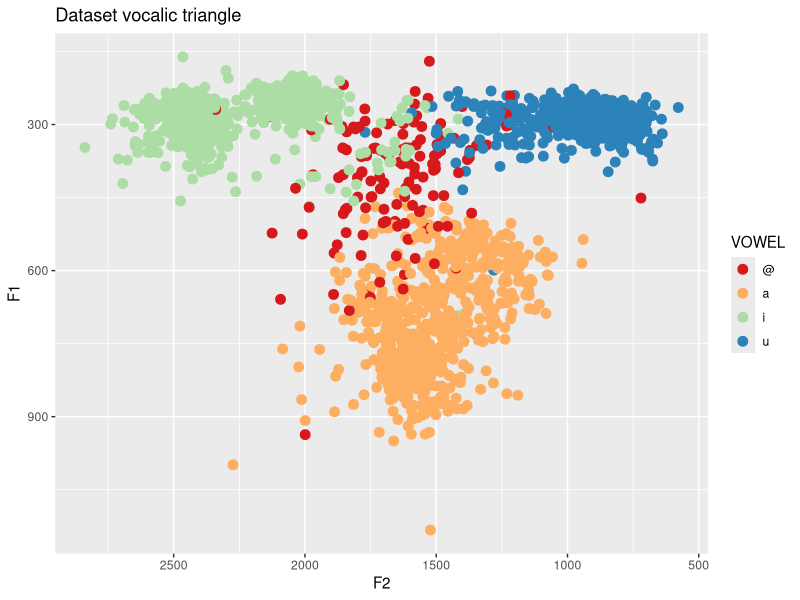
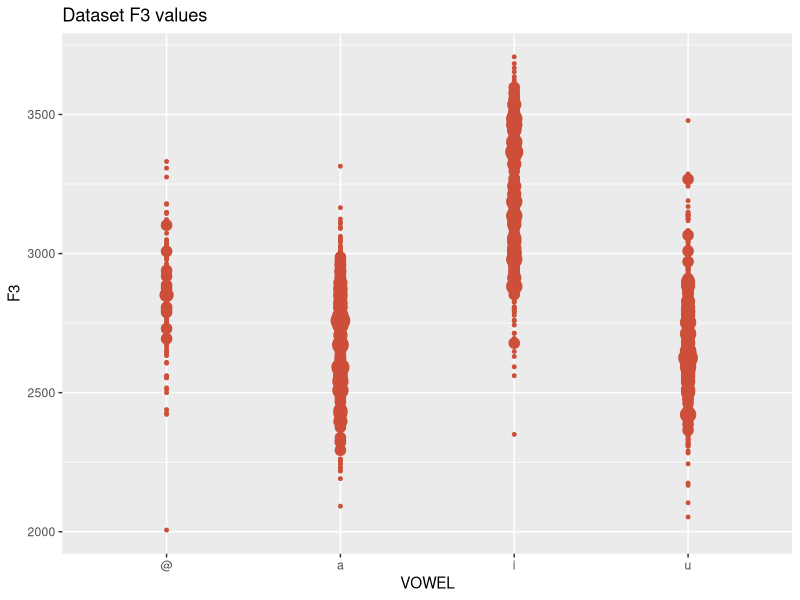
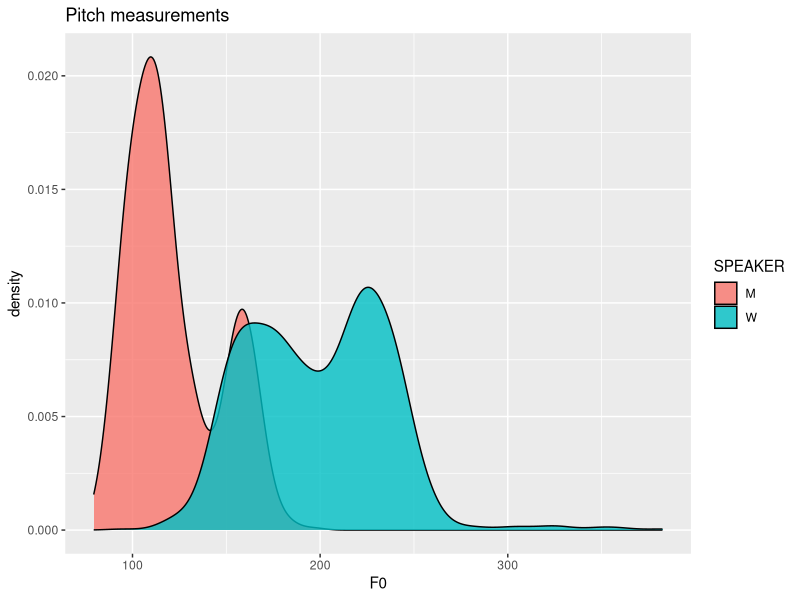
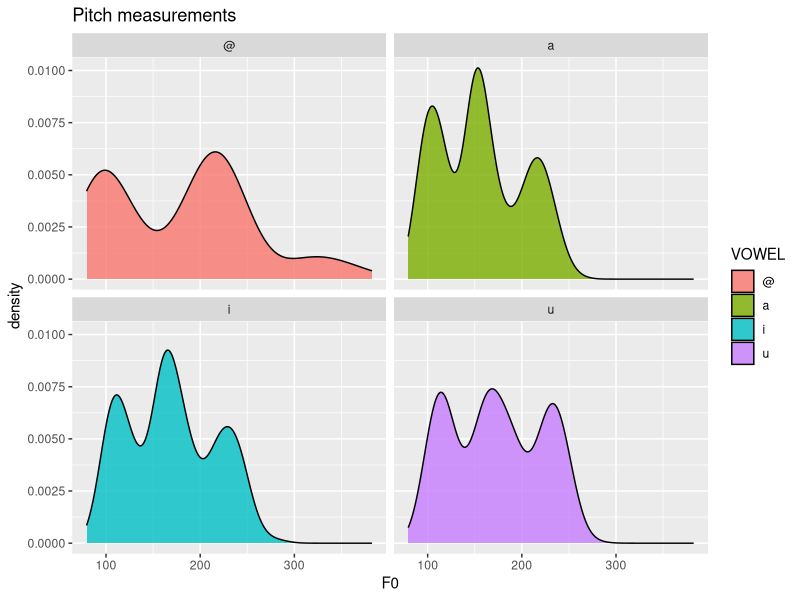
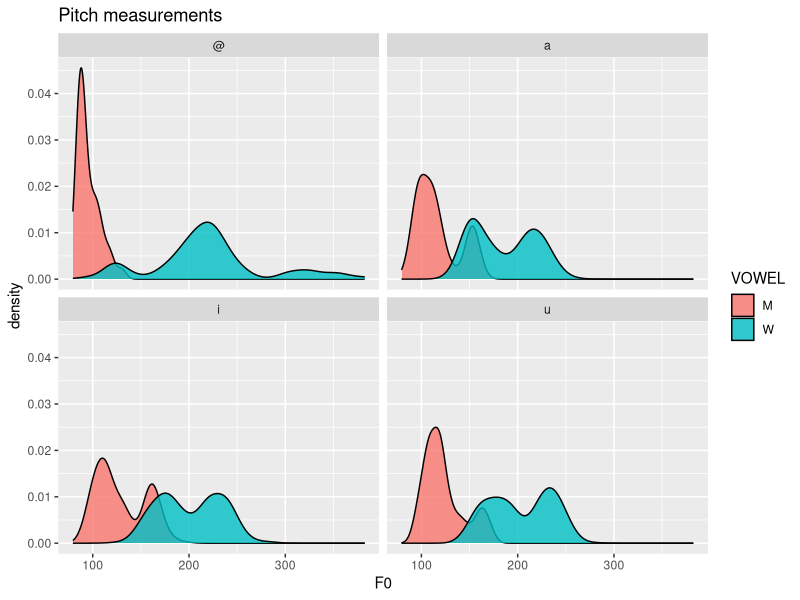
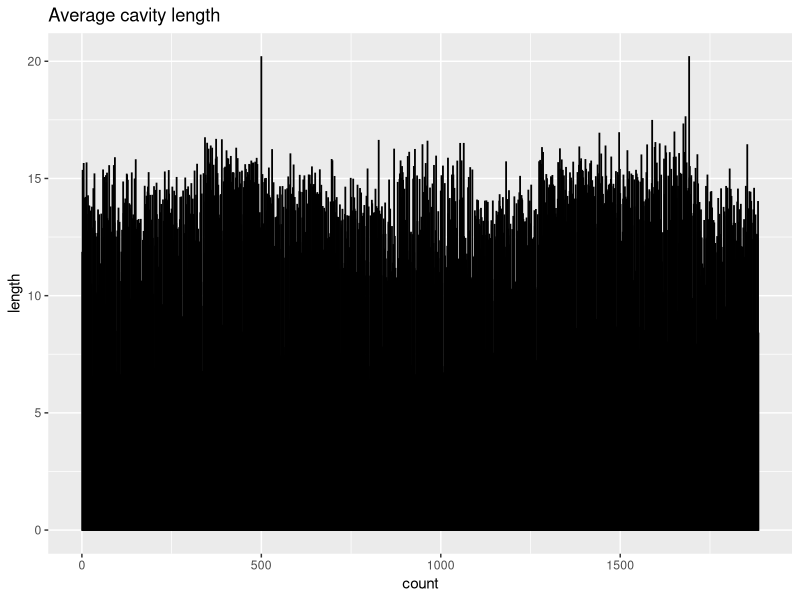
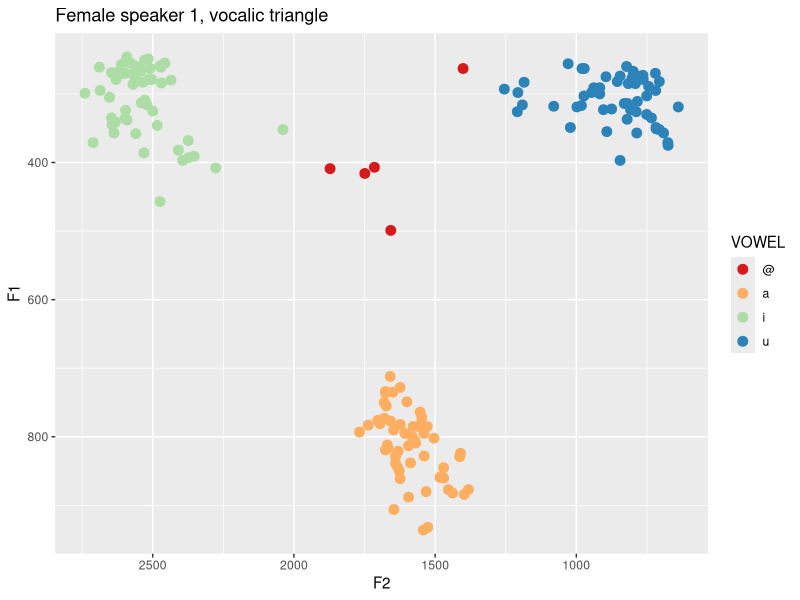
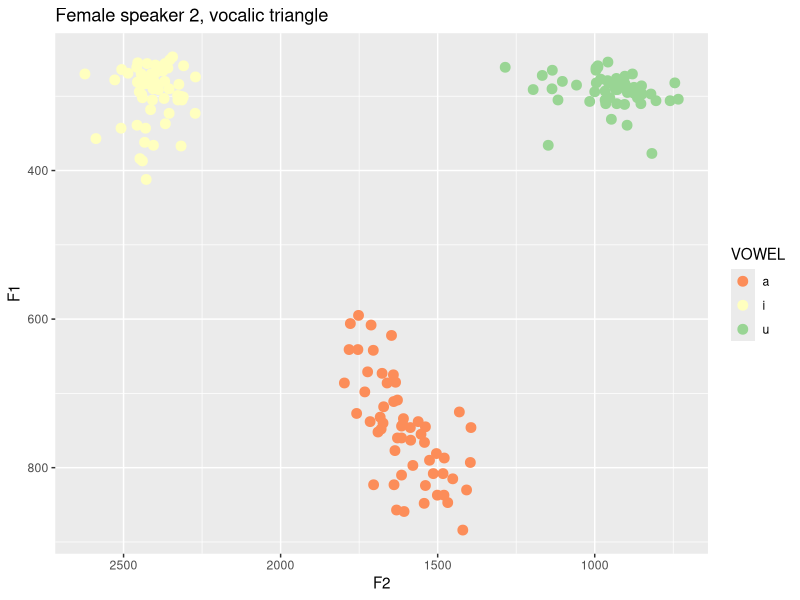

Recreate these plots in R, in order.
## ---- chunk 1
voyelles = read.csv("data.csv", header = TRUE, sep = "\t")
## ---- chunk 2
ggplot2::ggplot(voyelles, ggplot2::aes(F2, F1)) +
  ggplot2::geom_point(ggplot2::aes(col=VOWEL), size=3) +
  ggplot2::scale_colour_brewer(palette = "Spectral") +
  ggplot2::scale_x_reverse() + ggplot2::scale_y_reverse() +
  ggplot2::labs(y="F1", x="F2", title="Dataset vocalic triangle")
## ---- chunk 3
ggplot2::ggplot(voyelles, ggplot2::aes(VOWEL, F3)) +
  ggplot2::geom_count(col="tomato3", show.legend=F) +
  ggplot2::labs(y="F3", title="Dataset F3 values") 
## ---- chunk 4
ggplot2::ggplot(voyelles, ggplot2::aes(F0)) +
  ggplot2::geom_density(ggplot2::aes(fill=as.factor(SPEAKER)), alpha=0.8) +
  ggplot2::scale_colour_brewer(palette = "Spectral") +
  ggplot2::labs(title="Pitch measurements", fill="SPEAKER")
## ---- chunk 5
ggplot2::ggplot(voyelles, ggplot2::aes(F0)) +
  ggplot2::geom_density(ggplot2::aes(fill=as.factor(VOWEL)), alpha=0.8) +
  ggplot2::scale_colour_brewer(palette = "Spectral") +
  ggplot2::labs(title="Pitch measurements", fill="VOWEL") + ggplot2::facet_wrap( ~ VOWEL)
## ---- chunk 6
ggplot2::ggplot(voyelles, ggplot2::aes(F0)) +
  ggplot2::geom_density(ggplot2::aes(fill=as.factor(SPEAKER)), alpha=0.8) +
  ggplot2::scale_colour_brewer(palette = "Spectral") +
  ggplot2::labs(title="Pitch measurements", fill="VOWEL") + ggplot2::facet_wrap( ~ VOWEL)
## ---- chunk 7
cavityF1 <- c()
cavityF2 <- c()
cavityF3 <- c()
cavities <- c()

for (i in voyelles[["F1"]] ) {
    l <- (35000/i)/4
    cavityF1 <- append(cavityF1, l)
}
for (i in voyelles[["F2"]] ) {
    l <- (35000/i)/4
    cavityF2 <- append(cavityF2, l)
}
for (i in voyelles[["F3"]] ) {
    l <- (35000/i)/4
    cavityF3 <- append(cavityF3, l)
}
for (i in 1:1885) {
  lm <- (cavityF1[i] + cavityF2[i] + cavityF3[i])/3
  cavities <-(append(cavities, lm))
}
## ---- chunk 8
ggplot2::ggplot(data.frame(cavities), ggplot2::aes(seq_along(cavities),cavities)) + 
  ggplot2::geom_bar(colour="black", stat="identity") + 
  ggplot2::labs(y="length", x="count", title="Average cavity length")
## ---- chunk 9
voyellesLocutrice1 <- voyelles[1:168,]
voyellesLocutrice2 <- voyelles[169:337,]
voyellesLocuteur1 <- voyelles[1497:1720,]
voyellesLocuteur2 <- voyelles[1719:1885,]
## ---- chunk 10
ggplot2::ggplot(voyellesLocutrice1, ggplot2::aes(x=F2, y=F1)) +
  ggplot2::geom_point(ggplot2::aes(col=VOWEL), size=3) +
  ggplot2::scale_colour_brewer(palette = "Spectral") +
  ggplot2::scale_x_reverse() + ggplot2::scale_y_reverse() +
  ggplot2::labs(y="F1", x="F2", title="Female speaker 1, vocalic triangle")

ggplot2::ggplot(voyellesLocutrice2, ggplot2::aes(x=F2, y=F1)) +
  ggplot2::geom_point(ggplot2::aes(col=VOWEL), size=3) +
  ggplot2::scale_colour_brewer(palette = "Spectral") +
  ggplot2::scale_x_reverse() + ggplot2::scale_y_reverse() +
  ggplot2::labs(y="F1", x="F2", title="Female speaker 2, vocalic triangle")
## ---- chunk 11
ggplot2::ggplot(voyellesLocutrice1, ggplot2::aes(F0)) +
  ggplot2::geom_density(ggplot2::aes(fill=as.factor(SPEAKER)), alpha=0.8) +
  ggplot2::scale_colour_brewer(palette = "Spectral") +
  ggplot2::labs(title="Pitch measurements, female speaker 1", fill="GENDER")

ggplot2::ggplot(voyellesLocutrice2, ggplot2::aes(F0)) +
  ggplot2::geom_density(ggplot2::aes(fill=as.factor(SPEAKER)), alpha=0.8) +
  ggplot2::scale_colour_brewer(palette = "Spectral") +
  ggplot2::labs(title="Pitch measurements, female speaker 2", fill="GENDER")
## ---- chunk 12
ggplot2::ggplot(voyellesLocutrice1, ggplot2::aes(VOWEL, F3)) +
  ggplot2::geom_count(col="tomato3", show.legend=F) +
  ggplot2::labs(y="F3", title="Female speaker 1 F3 values")

ggplot2::ggplot(voyellesLocutrice2, ggplot2::aes(VOWEL, F3)) +
  ggplot2::geom_count(col="tomato3", show.legend=F) +
  ggplot2::labs(y="F3", title="Female speaker 2 F3 values")
## ---- chunk 13
ggplot2::ggplot(voyellesLocuteur1, ggplot2::aes(x=F2, y=F1)) +
  ggplot2::geom_point(ggplot2::aes(col=VOWEL), size=3) +
  ggplot2::scale_colour_brewer(palette = "Spectral") +
  ggplot2::scale_x_reverse() + ggplot2::scale_y_reverse() +
  ggplot2::labs(y="F1", x="F2", title="Male speaker 1 vocalic triangle")

ggplot2::ggplot(voyellesLocuteur2, ggplot2::aes(x=F2, y=F1)) +
  ggplot2::geom_point(ggplot2::aes(col=VOWEL), size=3) +
  ggplot2::scale_colour_brewer(palette = "Spectral") +
  ggplot2::scale_x_reverse() + ggplot2::scale_y_reverse() +
  ggplot2::labs(y="F1", x="F2", title="Male speaker 2 vocalic triangle")
## ---- chunk 14
ggplot2::ggplot(voyellesLocuteur1, ggplot2::aes(F0)) +
  ggplot2::geom_density(ggplot2::aes(fill=as.factor(SPEAKER)), alpha=0.8) +
  ggplot2::scale_colour_brewer(palette = "Spectral") +
  ggplot2::labs(title="Pitch measurements Male speaker 1", fill="GENDER")

ggplot2::ggplot(voyellesLocuteur2, ggplot2::aes(F0)) +
  ggplot2::geom_density(ggplot2::aes(fill=as.factor(SPEAKER)), alpha=0.8) +
  ggplot2::scale_colour_brewer(palette = "Spectral") +
  ggplot2::labs(title="Pitch measurements Male speaker 2", fill="GENDER")
## ---- chunk 15
ggplot2::ggplot(voyellesLocuteur1, ggplot2::aes(VOWEL, F3)) +
  ggplot2::geom_count(col="tomato3", show.legend=F) +
  ggplot2::labs(y="F3", title="Male speaker 1 F3 values")

ggplot2::ggplot(voyellesLocuteur2, ggplot2::aes(VOWEL, F3)) +
  ggplot2::geom_count(col="tomato3", show.legend=F) +
  ggplot2::labs(y="F3", title="Male speaker 2 F3 values")
